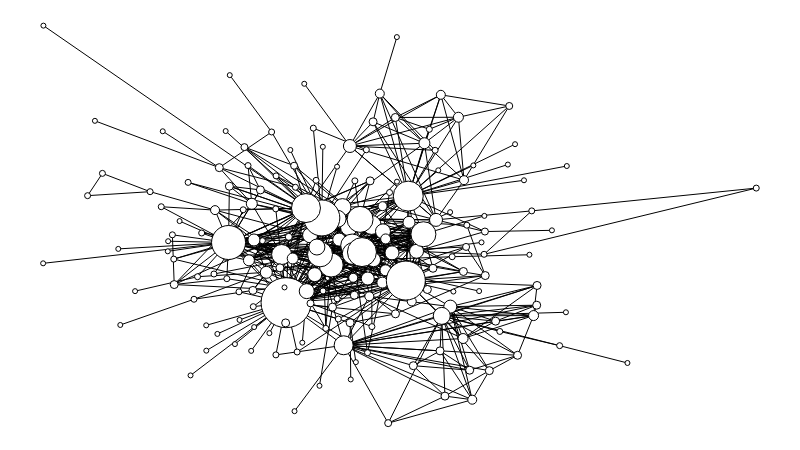

Notebook code for this chart:
### Markdown cell above
##### Criando a rede do livro

### Code cell
import networkx as nx
import freeman as fm
from random import randint

#book1_graph = nx.Graph()
g1 = fm.Graph(nx.empty_graph())

for n, edge in book1.iterrows():
    #print("NODEx: ", edge['Source'])
    #print("NODEy: ", edge['Target'])
    #print("EDGE_WEIGHT: ", edge['weight'])
    if(edge['Source'] not in g1):
        g1.add_node(edge['Source'], pos = [randint(0,800), randint(0,450)], label = edge['Source'])
    if(edge['Target'] not in g1):
        g1.add_node(edge['Target'], pos = [randint(0,800), randint(0,450)], label = edge['Target'])

for n, edge in book1.iterrows():  
    g1.add_edge(edge['Source'], edge['Target'], weight=edge['weight'])
    
g1.set_all_nodes('size', 12)
g1.set_all_nodes('labpos', 'hover')
g1.set_nodedata('degree', g1.degree)
g1.distest_nodes('degree')
g1.displot_nodes('degree')
#g1.move('step')
g1.move('kamada_kawai')
g1.scale_nodes_size(g1.degree)
#g1.color_nodes()
g1.draw()

### Figure 1 — Plotly figure (JSON) as saved in the notebook; plotly's stock layout.template omitted (floating-point values rounded to 4 significant figures; data arrays with more than 128 entries replaced by an {"elided": "..."} marker saying what was removed)
{"data": [{"hoverinfo": "none", "line": {"color": "rgb(127, 127, 127)", "dash": "solid", "width": 0}, "mode": "lines", "type": "scatter", "x": [0.4199, 0.4199, null, 0, 1, null], "y": [0, 1, null, 0.4413, 0.4413, null]}, {"hoverinfo": "none", "line": {"color": "rgb(0, 0, 0)", "dash": "solid", "width": 1}, "mode": "lines", "type": "scatter", "x": {"elided": "2052 float values"}, "y": {"elided": "2052 float values"}}, {"hoverinfo": "text", "marker": {"color": "rgb(255, 255, 255)", "line": {"color": "rgb(0, 0, 0)", "width": 1}, "size": 6, "symbol": "circle"}, "mode": "markers", "text": ["Addam-Marbrand", "Aegon-I-Targaryen", "Chett", "Albett", "Desmond", "Syrio-Forel", "Balon-Greyjoy", "Balon-Swann", "Waymar-Royce", "Joseth", "Osha", "Rickard-Stark", "Stiv", "Chiggen", "Shae", "Nestor-Royce", "Colemon", "Eon-Hunter", "Robert-Arryn", "Stevron-Frey", "Tytos-Blackwood", "Wendel-Manderly", "Cayn", "Karyl-Vance", "Conn", "Danwell-Frey", "Hosteen-Frey", "Jared-Frey", "Daryn-Hornwood", "Torrhen-Karstark", "Jommo", "Ogo", "High-Septon-(fat_one)", "Raymun-Darry", "Gared", "Will-(prologue)", "Heward", "Kevan-Lannister", "Maege-Mormont", "Jyck", "Morrec", "Mace-Tyrell", "Timett"], "textfont": {"color": "rgb(0, 0, 0)"}, "textposition": "middle center", "type": "scatter", "x": [0.4124, 0.3264, 0.5497, 0.5416, 0.3925, 0.4549, 0.414, 0.4858, 0.6184, 0.4372, 0.3267, 0.5941, 0.3828, 0.2874, 0.2033, 0.2223, 0.1813, 0.2576, 0.1832, 0.1656, 0.2166, 0.2806, 0.3262, 0.2116, 0.3204, 0.15, 0.08316, 0.06233, 0.2746, 0.3075, 0.6404, 0.7243, 0.2947, 0.3562, 0.6852, 1, 0.461, 0.3964, 0.2395, 0.3789, 0.4532, 0.5736, 0.3538], "y": [0.3129, 0.1717, 0.6863, 0.7392, 0.3325, 0.1772, 0.2618, 0.5803, 0.4247, 0.6095, 0.622, 0.498, 0.6108, 0.648, 0.6057, 0.4783, 0.4737, 0.3634, 0.4126, 0.5444, 0.3683, 0.5367, 0.539, 0.3116, 0.7325, 0.5822, 0.6283, 0.5722, 0.3303, 0.4588, 0.2306, 0.1949, 0.293, 0.179, 0.5339, 0.5913, 0.2428, 0.2384, 0.3752, 0.7421, 0.6876, 0.4186, 0.5933]}, {"hoverinfo": "text", "marker": {"color": "rgb(255, 255, 255)", "line": {"color": "rgb(0, 0, 0)", "width": 1}, "size": 24, "symbol": "circle"}, "mode": "markers", "text": ["Jaime-Lannister"], "textfont": {"color": "rgb(0, 0, 0)"}, "textposition": "middle center", "type": "scatter", "x": [0.4039], "y": [0.3977]}, {"hoverinfo": "text", "marker": {"color": "rgb(255, 255, 255)", "line": {"color": "rgb(0, 0, 0)", "width": 1}, "size": 20, "symbol": "circle"}, "mode": "markers", "text": ["Tywin-Lannister"], "textfont": {"color": "rgb(0, 0, 0)"}, "textposition": "middle center", "type": "scatter", "x": [0.3344], "y": [0.4242]}, {"hoverinfo": "text", "marker": {"color": "rgb(255, 255, 255)", "line": {"color": "rgb(0, 0, 0)", "width": 1}, "size": 19, "symbol": "circle"}, "mode": "markers", "text": ["Daenerys-Targaryen", "Jory-Cassel"], "textfont": {"color": "rgb(0, 0, 0)"}, "textposition": "middle center", "type": "scatter", "x": [0.4214, 0.4606], "y": [0.1959, 0.4986]}, {"hoverinfo": "text", "marker": {"color": "rgb(255, 255, 255)", "line": {"color": "rgb(0, 0, 0)", "width": 1}, "size": 50, "symbol": "circle"}, "mode": "markers", "text": ["Eddard-Stark"], "textfont": {"color": "rgb(0, 0, 0)"}, "textposition": "middle center", "type": "scatter", "x": [0.3407], "y": [0.303]}, {"hoverinfo": "text", "marker": {"color": "rgb(255, 255, 255)", "line": {"color": "rgb(0, 0, 0)", "width": 1}, "size": 9, "symbol": "circle"}, "mode": "markers", "text": ["Aemon-Targaryen-(Maester-Aemon)", "Grenn", "Pypar", "Tomard", "Myrcella-Baratheon", "Yoren", "Walder-Frey", "Janos-Slynt", "Qotho", "Rhaegar-Targaryen"], "textfont": {"color": "rgb(0, 0, 0)"}, "textposition": "middle center", "type": "scatter", "x": [0.4721, 0.5902, 0.5577, 0.5253, 0.5169, 0.476, 0.2411, 0.4348, 0.6018, 0.4574], "y": [0.829, 0.6112, 0.826, 0.4482, 0.3061, 0.5458, 0.5359, 0.3657, 0.0589, 0.319]}, {"hoverinfo": "text", "marker": {"color": "rgb(255, 255, 255)", "line": {"color": "rgb(0, 0, 0)", "width": 1}, "size": 11, "symbol": "circle"}, "mode": "markers", "text": ["Alliser-Thorne", "Ilyn-Payne", "Meryn-Trant", "Rickon-Stark", "Rickard-Karstark", "Bronn"], "textfont": {"color": "rgb(0, 0, 0)"}, "textposition": "middle center", "type": "scatter", "x": [0.5347, 0.4757, 0.4801, 0.2886, 0.35, 0.2926], "y": [0.7041, 0.3535, 0.3845, 0.4095, 0.4142, 0.5518]}, {"hoverinfo": "text", "marker": {"color": "rgb(255, 255, 255)", "line": {"color": "rgb(0, 0, 0)", "width": 1}, "size": 8, "symbol": "circle"}, "mode": "markers", "text": ["Bowen-Marsh", "Aerys-II-Targaryen", "Brandon-Stark", "Gerold-Hightower", "Aggo", "Jhogo", "Quaro", "Rakharo", "Rast", "Alyn", "Jeyne-Poole", "Mycah", "Vayon-Poole", "Boros-Blount", "Beric-Dondarrion", "Hallis-Mollen", "Hullen", "Marillion", "Shagga", "Vardis-Egen", "Willis-Wode", "Hoster-Tully", "Haggo", "Doreah", "Illyrio-Mopatis", "Jhiqui", "Mirri-Maz-Duur", "Galbart-Glover", "Marq-Piper", "Roose-Bolton"], "textfont": {"color": "rgb(0, 0, 0)"}, "textposition": "middle center", "type": "scatter", "x": [0.4627, 0.4941, 0.62, 0.4305, 0.5981, 0.6653, 0.5566, 0.5191, 0.4939, 0.5893, 0.5388, 0.3401, 0.5467, 0.3839, 0.4058, 0.4585, 0.3986, 0.2612, 0.247, 0.1838, 0.3047, 0.4364, 0.5635, 0.6345, 0.6926, 0.6921, 0.6257, 0.3321, 0.2942, 0.2767], "y": [0.758, 0.275, 0.3712, 0.2525, 0.1332, 0.1707, 0.1818, 0.1445, 0.769, 0.3815, 0.3362, 0.2521, 0.3896, 0.4882, 0.2918, 0.6095, 0.553, 0.5961, 0.6427, 0.3486, 0.5867, 0.3218, 0.06799, 0.2565, 0.3463, 0.2967, 0.132, 0.3906, 0.3339, 0.4668]}, {"hoverinfo": "text", "marker": {"color": "rgb(255, 255, 255)", "line": {"color": "rgb(0, 0, 0)", "width": 1}, "size": 5, "symbol": "circle"}, "mode": "markers", "text": ["Clydas", "Arthur-Dayne", "Arys-Oakheart", "Mance-Rayder", "Thoros-of-Myr", "Hali", "Donnel-Waynwood", "Masha-Heddle", "Moreo-Tumitis", "Mya-Stone", "Mychel-Redfort", "Chella", "Clement-Piper", "Coratt", "Eroeh", "Dareon", "Dolf", "Donal-Noye", "Rhaego", "Dywen", "Gendry", "Howland-Reed", "Jacks", "Joss", "Porther", "Tobho-Mott", "Tregar", "Varly", "Wylla", "Fogo", "Oswell-Whent", "Gunthor-son-of-Gurn", "Harys-Swyft", "Hobb", "Hugh", "Jafer-Flowers", "Matthar", "Othor", "Jonos-Bracken", "Kurleket", "Lancel-Lannister", "Leo-Lefford", "Lyn-Corbray", "Paxter-Redwyne", "Maegor-I-Targaryen", "Mord", "Randyll-Tarly", "Ulf-son-of-Umar"], "textfont": {"color": "rgb(0, 0, 0)"}, "textposition": "middle center", "type": "scatter", "x": [0.496, 0.4314, 0.6187, 0.6148, 0.3875, 0.4962, 0.1914, 0.1054, 0.1753, 0, 0.1748, 0.3467, 0.1082, 0.2617, 0.3525, 0.6618, 0.07262, 0.7344, 0.7331, 0.6033, 0.2754, 0.2959, 0.2287, 0.2288, 0.2443, 0.2067, 0.269, 0.2917, 0.3173, 0.8194, 0.4386, 0.256, 0.3385, 0.6743, 0.6114, 0.7135, 0.5541, 0.6517, 0.1289, 0.3922, 0.5753, 0.4122, 0.3634, 0.6819, 0.5707, 0.0004003, 0.3662, 0.1677], "y": [0.9711, 0.1099, 0.5214, 0.4547, 0.09393, 0.6074, 0.5083, 0.4383, 0.4576, 0.402, 0.4322, 0.6872, 0.2469, 0.8754, 0.03006, 0.7017, 0.7605, 0.6468, 0.2789, 0.6484, 0.2596, 0.2416, 0.2461, 0.1823, 0.2244, 0.12, 0.1988, 0.1818, 0.2263, 0.1513, 0.1534, 0.7347, 0.3414, 0.6109, 0.3322, 0.485, 0.636, 0.6505, 0.332, 0.6952, 0.331, 0.6452, 0.2024, 0.4236, 0.5308, 1, 0.8537, 0.7342]}, {"hoverinfo": "text", "marker": {"color": "rgb(255, 255, 255)", "line": {"color": "rgb(0, 0, 0)", "width": 1}, "size": 13, "symbol": "circle"}, "mode": "markers", "text": ["Jeor-Mormont", "Samwell-Tarly", "Jorah-Mormont", "Gregor-Clegane", "Stannis-Baratheon"], "textfont": {"color": "rgb(0, 0, 0)"}, "textposition": "middle center", "type": "scatter", "x": [0.5509, 0.4302, 0.571, 0.4552, 0.4152], "y": [0.5113, 0.6972, 0.2931, 0.3638, 0.4616]}, {"hoverinfo": "text", "marker": {"color": "rgb(255, 255, 255)", "line": {"color": "rgb(0, 0, 0)", "width": 1}, "size": 30, "symbol": "circle"}, "mode": "markers", "text": ["Jon-Snow"], "textfont": {"color": "rgb(0, 0, 0)"}, "textposition": "middle center", "type": "scatter", "x": [0.512], "y": [0.5711]}, {"hoverinfo": "text", "marker": {"color": "rgb(255, 255, 255)", "line": {"color": "rgb(0, 0, 0)", "width": 1}, "size": 15, "symbol": "circle"}, "mode": "markers", "text": ["Jon-Arryn", "Sandor-Clegane", "Theon-Greyjoy", "Lysa-Arryn"], "textfont": {"color": "rgb(0, 0, 0)"}, "textposition": "middle center", "type": "scatter", "x": [0.511, 0.4766, 0.3743, 0.3696], "y": [0.3723, 0.4824, 0.4726, 0.332]}, {"hoverinfo": "text", "marker": {"color": "rgb(255, 255, 255)", "line": {"color": "rgb(0, 0, 0)", "width": 1}, "size": 39, "symbol": "circle"}, "mode": "markers", "text": ["Robert-Baratheon"], "textfont": {"color": "rgb(0, 0, 0)"}, "textposition": "middle center", "type": "scatter", "x": [0.5086], "y": [0.3586]}, {"hoverinfo": "text", "marker": {"color": "rgb(255, 255, 255)", "line": {"color": "rgb(0, 0, 0)", "width": 1}, "size": 17, "symbol": "circle"}, "mode": "markers", "text": ["Drogo", "Rodrik-Cassel", "Renly-Baratheon", "Luwin"], "textfont": {"color": "rgb(0, 0, 0)"}, "textposition": "middle center", "type": "scatter", "x": [0.559, 0.4289, 0.4198, 0.4129], "y": [0.2698, 0.4928, 0.5434, 0.514]}, {"hoverinfo": "text", "marker": {"color": "rgb(255, 255, 255)", "line": {"color": "rgb(0, 0, 0)", "width": 1}, "size": 10, "symbol": "circle"}, "mode": "markers", "text": ["Halder", "Tommen-Baratheon", "Jon-Umber-(Greatjon)", "Irri", "Viserys-Targaryen"], "textfont": {"color": "rgb(0, 0, 0)"}, "textposition": "middle center", "type": "scatter", "x": [0.5824, 0.4803, 0.2574, 0.6877, 0.5889], "y": [0.7695, 0.4634, 0.4219, 0.2706, 0.2129]}, {"hoverinfo": "text", "marker": {"color": "rgb(255, 255, 255)", "line": {"color": "rgb(0, 0, 0)", "width": 1}, "size": 36, "symbol": "circle"}, "mode": "markers", "text": ["Tyrion-Lannister"], "textfont": {"color": "rgb(0, 0, 0)"}, "textposition": "middle center", "type": "scatter", "x": [0.3908], "y": [0.5162]}, {"hoverinfo": "text", "marker": {"color": "rgb(255, 255, 255)", "line": {"color": "rgb(0, 0, 0)", "width": 1}, "size": 7, "symbol": "circle"}, "mode": "markers", "text": ["Harwin", "Jaremy-Rykker", "Hodor", "Nan", "Lyanna-Stark", "Cohollo", "Wyl-(guard)", "Todder"], "textfont": {"color": "rgb(0, 0, 0)"}, "textposition": "middle center", "type": "scatter", "x": [0.3445, 0.6195, 0.2823, 0.352, 0.5931, 0.4839, 0.3749, 0.6536], "y": [0.4686, 0.482, 0.6943, 0.6476, 0.4433, 0, 0.3013, 0.7978]}, {"hoverinfo": "text", "marker": {"color": "rgb(255, 255, 255)", "line": {"color": "rgb(0, 0, 0)", "width": 1}, "size": 23, "symbol": "circle"}, "mode": "markers", "text": ["Arya-Stark"], "textfont": {"color": "rgb(0, 0, 0)"}, "textposition": "middle center", "type": "scatter", "x": [0.4334], "y": [0.4468]}, {"hoverinfo": "text", "marker": {"color": "rgb(255, 255, 255)", "line": {"color": "rgb(0, 0, 0)", "width": 1}, "size": 14, "symbol": "circle"}, "mode": "markers", "text": ["Benjen-Stark", "Barristan-Selmy", "Pycelle", "Loras-Tyrell"], "textfont": {"color": "rgb(0, 0, 0)"}, "textposition": "middle center", "type": "scatter", "x": [0.5236, 0.4892, 0.3809, 0.4634], "y": [0.4323, 0.4284, 0.3735, 0.4112]}, {"hoverinfo": "text", "marker": {"color": "rgb(255, 255, 255)", "line": {"color": "rgb(0, 0, 0)", "width": 1}, "size": 26, "symbol": "circle"}, "mode": "markers", "text": ["Bran-Stark"], "textfont": {"color": "rgb(0, 0, 0)"}, "textposition": "middle center", "type": "scatter", "x": [0.4445], "y": [0.5126]}, {"hoverinfo": "text", "marker": {"color": "rgb(255, 255, 255)", "line": {"color": "rgb(0, 0, 0)", "width": 1}, "size": 34, "symbol": "circle"}, "mode": "markers", "text": ["Catelyn-Stark"], "textfont": {"color": "rgb(0, 0, 0)"}, "textposition": "middle center", "type": "scatter", "x": [0.26], "y": [0.4544]}, {"hoverinfo": "text", "marker": {"color": "rgb(255, 255, 255)", "line": {"color": "rgb(0, 0, 0)", "width": 1}, "size": 25, "symbol": "circle"}, "mode": "markers", "text": ["Cersei-Lannister", "Joffrey-Baratheon"], "textfont": {"color": "rgb(0, 0, 0)"}, "textposition": "middle center", "type": "scatter", "x": [0.5333, 0.3883], "y": [0.4752, 0.4246]}, {"hoverinfo": "text", "marker": {"color": "rgb(255, 255, 255)", "line": {"color": "rgb(0, 0, 0)", "width": 1}, "size": 12, "symbol": "circle"}, "mode": "markers", "text": ["Mordane", "Brynden-Tully", "Edmure-Tully"], "textfont": {"color": "rgb(0, 0, 0)"}, "textposition": "middle center", "type": "scatter", "x": [0.5131, 0.2956, 0.313], "y": [0.5052, 0.4607, 0.3794]}, {"hoverinfo": "text", "marker": {"color": "rgb(255, 255, 255)", "line": {"color": "rgb(0, 0, 0)", "width": 1}, "size": 22, "symbol": "circle"}, "mode": "markers", "text": ["Petyr-Baelish"], "textfont": {"color": "rgb(0, 0, 0)"}, "textposition": "middle center", "type": "scatter", "x": [0.435], "y": [0.4265]}, {"hoverinfo": "text", "marker": {"color": "rgb(255, 255, 255)", "line": {"color": "rgb(0, 0, 0)", "width": 1}, "size": 29, "symbol": "circle"}, "mode": "markers", "text": ["Robb-Stark", "Sansa-Stark"], "textfont": {"color": "rgb(0, 0, 0)"}, "textposition": "middle center", "type": "scatter", "x": [0.3686, 0.4471], "y": [0.541, 0.4303]}, {"hoverinfo": "text", "marker": {"color": "rgb(255, 255, 255)", "line": {"color": "rgb(0, 0, 0)", "width": 1}, "size": 16, "symbol": "circle"}, "mode": "markers", "text": ["Varys"], "textfont": {"color": "rgb(0, 0, 0)"}, "textposition": "middle center", "type": "scatter", "x": [0.3839], "y": [0.4431]}, {"hoverinfo": "none", "mode": "text", "text": {"elided": "684 null values"}, "textfont": {"color": "rgb(0, 0, 0)"}, "textposition": "middle center", "type": "scatter", "x": {"elided": "684 float values"}, "y": {"elided": "684 float values"}}, {"hoverinfo": "none", "marker": {"color": "rgba(255, 255, 255, 0)", "line": {"color": "rgba(255, 255, 255, 0)", "width": 0}, "size": 0, "symbol": "circle"}, "mode": "markers", "type": "scatter", "x": [0.5, 0, 1, 0.5], "y": [0, 0.5, 0.5, 1]}, {"hoverinfo": "none", "mode": "text", "text": [], "textfont": {"color": "rgb(255, 255, 255)"}, "textposition": "middle center", "type": "scatter", "x": [], "y": []}, {"hoverinfo": "none", "mode": "text", "text": {"elided": "187 null values"}, "textfont": {"color": "rgb(0, 0, 0)"}, "textposition": "middle center", "type": "scatter", "x": {"elided": "187 float values"}, "y": {"elided": "187 float values"}}], "layout": {"height": 450, "margin": {"b": 0, "l": 0, "r": 0, "t": 0}, "plot_bgcolor": "rgb(255, 255, 255)", "showlegend": false, "width": 800, "xaxis": {"showgrid": false, "showticklabels": false, "zeroline": false}, "yaxis": {"showgrid": false, "showticklabels": false, "zeroline": false}}}
